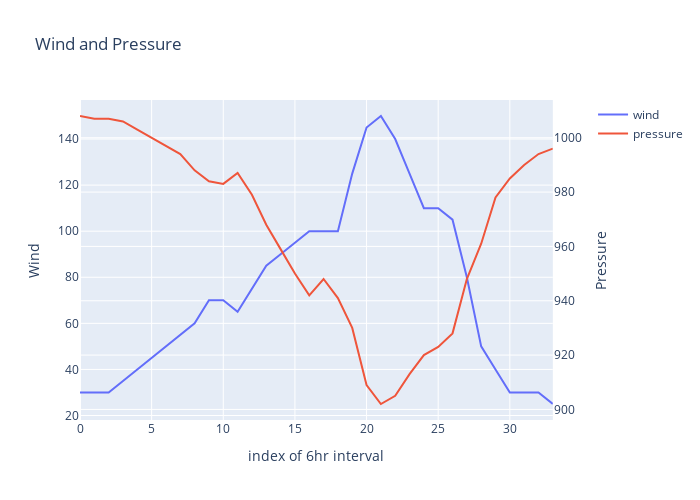

Notebook source saved alongside this figure:
### Code cell
fig=make_subplots(specs=[[{"secondary_y":True}]])
fig.add_trace(go.Scatter(x=df.index,y=df['wind'],name='wind'),secondary_y=False,)
fig.add_trace(go.Scatter(x=df.index,y=df['pressure'],name='pressure'),secondary_y=True,)
fig.update_layout(autosize=False,width=700,height=500,title_text="Wind and Pressure")
fig.update_xaxes(title_text='index of 6hr interval')
fig.update_yaxes(title_text="Wind",secondary_y=False)
fig.update_yaxes(title_text="Pressure",secondary_y=True)
fig.show()

### Figure 1 — Plotly figure (JSON) as saved in the notebook; plotly's stock layout.template omitted (floating-point values rounded to 4 significant figures)
{"data": [{"name": "wind", "type": "scatter", "x": [0, 1, 2, 3, 4, 5, 6, 7, 8, 9, 10, 11, 12, 13, 14, 15, 16, 17, 18, 19, 20, 21, 22, 23, 24, 25, 26, 27, 28, 29, 30, 31, 32, 33], "xaxis": "x", "y": [30, 30, 30, 35, 40, 45, 50, 55, 60, 70, 70, 65, 75, 85, 90, 95, 100, 100, 100, 125, 145, 150, 140, 125, 110, 110, 105, 80, 50, 40, 30, 30, 30, 25], "yaxis": "y"}, {"name": "pressure", "type": "scatter", "x": [0, 1, 2, 3, 4, 5, 6, 7, 8, 9, 10, 11, 12, 13, 14, 15, 16, 17, 18, 19, 20, 21, 22, 23, 24, 25, 26, 27, 28, 29, 30, 31, 32, 33], "xaxis": "x", "y": [1008, 1007, 1007, 1006, 1003, 1000, 997, 994, 988, 984, 983, 987, 979, 968, 959, 950, 942, 948, 941, 930, 909, 902, 905, 913, 920, 923, 928, 948, 961, 978, 985, 990, 994, 996], "yaxis": "y2"}], "layout": {"autosize": false, "height": 500, "title": {"text": "Wind and Pressure"}, "width": 700, "xaxis": {"anchor": "y", "domain": [0, 0.94], "title": {"text": "index of 6hr interval"}}, "yaxis": {"anchor": "x", "domain": [0, 1], "title": {"text": "Wind"}}, "yaxis2": {"anchor": "x", "overlaying": "y", "side": "right", "title": {"text": "Pressure"}}}}
